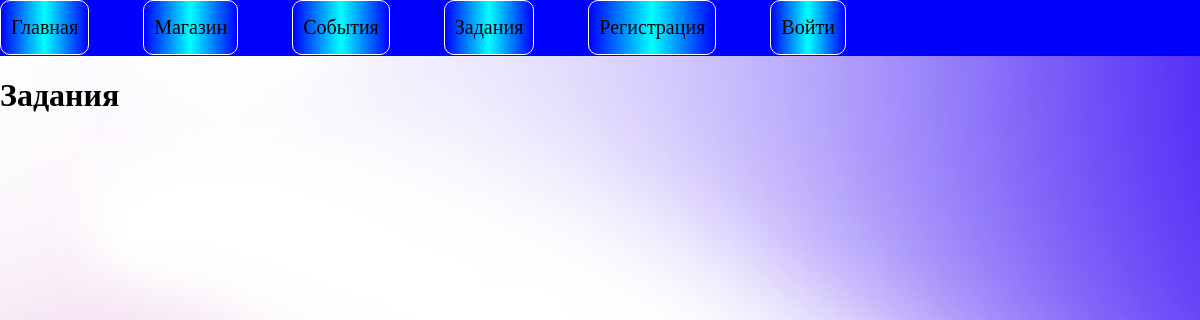
The page /tasks/ on the database as committed earlier.
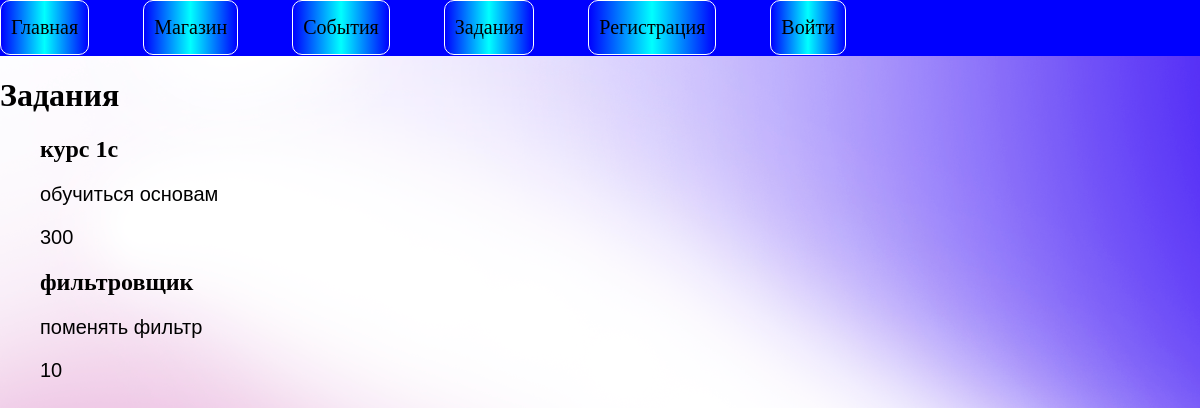
The same page on the database as committed later.
### vtb/models.py (models this page shows)
class Tasks(models.Model):
    name = models.CharField(max_length=64)
    description = models.CharField(max_length=256)
    reward = models.IntegerField()
    time_created = models.DateTimeField(auto_now_add=True)
    min_exp = models.IntegerField()
    filter = models.ForeignKey('TaskFilters', on_delete=models.PROTECT, null=True)

### vtb/views.py (the view)
# urls.py: path('tasks/', Tasks.as_view(), name='tasks'),
class Tasks(ListView):
    model = Tasks
    template_name = 'vtb/tasks.html'
    context_object_name = 'tasks'
    def get_context_data(self, *, object_list=None, **kwargs):
        context = super().get_context_data(**kwargs)
        context['menu'] = menu
        return context

### vtb/templates/vtb/tasks.html
{% extends 'vtb/base.html' %}
{% block content %}
<h1>Задания</h1>
<ul>
    {% for t in tasks %}
        <li>
            <h2>{{t.name}}</h2>
            <p>{{t.description}}</p>
            <p>{{t.reward}}</p>
        </li>
    {% endfor %}
</ul>
{% endblock %}

### vtb/templates/vtb/base.html (shortened to what this page needs)
{% load static %}
<!DOCTYPE html>
<html lang="en">
<head>
    <link type="text/css" href="{% static 'vtb/css/style.css' %}" rel="stylesheet" />
</head>
<body>
{% block mainmenu %}
    <div class="article">
        <ul class="menu">
            {% for m in menu %}
            <li class="menu">
                <a class="menu menu--{{m.url}}" href="{% url m.url %}"> {{m.title}} </a>
            </li>
            {% endfor %}
            {% if not request.user.is_authenticated%}
            <li class="menu"><a href="{% url 'registration' %}">Регистрация</a></li>
            <li class="menu"><a href="{% url 'login' %}">Войти</a></li>
            {% endif %}
        </ul>
    </div>
{% endblock %}
{% block content %}
{% endblock %}
</body>
</html>

### vtb/static/vtb/css/style.css (style rules this page uses)
body { margin: 0px; background-image: url("../images/background.png"); }
p { font-family: "Arial"; font-size: 20px; }
a { text-decoration: none; color: black; }
ul { list-style: none; }
ul.menu { background-color: blue; padding: 0px 0px 20px 0px; margin: 0px; height: 36px; overflow: hidden; }
ul.menu li { display: inline-block; margin: 0px 50px 10px 0px; border: 2px; padding: 15px 10px 15px 10px; background-image: linear-gradient(to right, blue, aqua, blue); border-radius: 10px; font-size: 20px; border: 1px solid white; }
li.menu a { color: black; }

Rows that differ between the two databases and show on the page:
added Tasks: name "курс 1с", description "обучиться основам", reward "300"
added Tasks: name "фильтровщик", description "поменять фильтр", reward "10"
